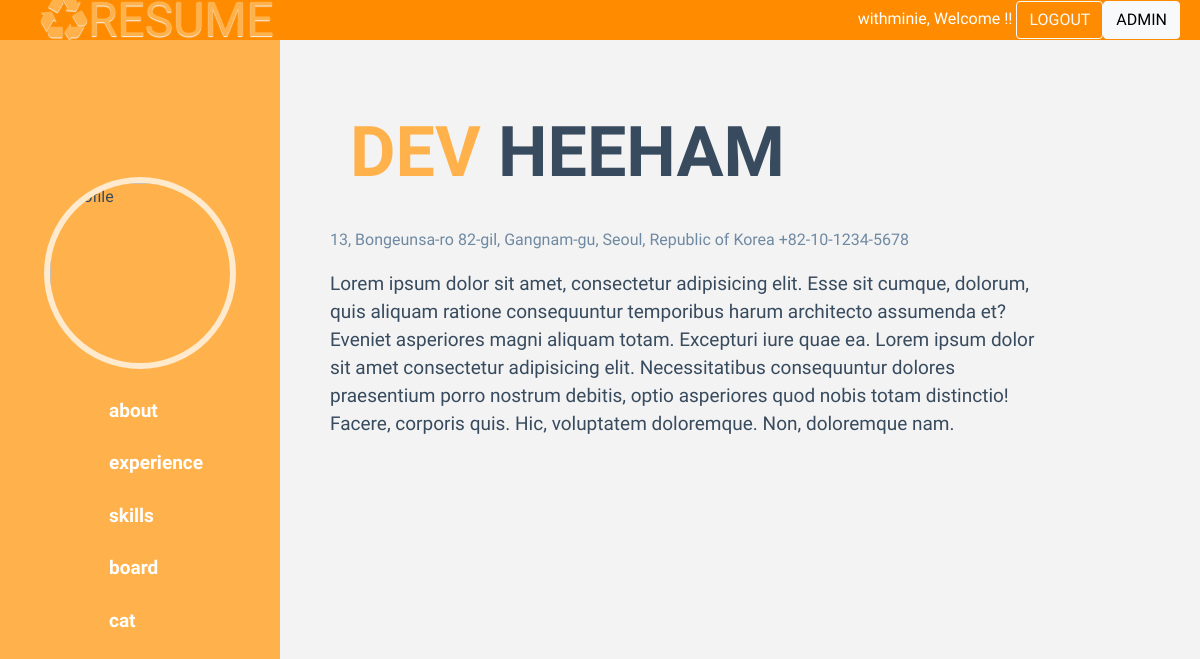
The app's page / (signed in) with its own data.
### main/models.py (models this page shows, shortened)
class Menu (models.Model):
    name = models.CharField(max_length=10)
    link = models.CharField(max_length=100)
    body = models.TextField(null=True)

### main/views.py (the view)
# urls.py: path('', views.index, name="index"),
def index(request):
    inner = Menu.objects.get(name = "about")
    global menu
    context = {
        'menu' : menu,
        'body' : inner.body,
    }
    return render(request, 'main/index.html', context)

### main/templates/main/index.html
{%extends 'main/base.html'%}
{%load static%}
{%block contents%}
    {{ body|safe }}
{%endblock%}

### main/templates/main/base.html (shortened to what this page needs)
{%load static%}
<html lang="ko">
<head>
  <link href="https://cdn.jsdelivr.net/npm/bootstrap@5.0.0-beta2/dist/css/bootstrap.min.css" rel="stylesheet">
  <link rel="stylesheet" href="{% static 'main/style.css' %}">
</head>
<body>
  <div id="loginbar">
    <div><h1 class="logo" >♻RESUME</h1></div>
    <div style='display: flex;'>
    {% if user.is_authenticated %}
      <form method="POST" action="{% url 'accounts:logout' %}">
        {{ user.get_username }}, Welcome !!
          <button type="submit" class="btn btn-outline-light">LOGOUT</button>
          </form>
          {%if user.is_superuser%}
          <a href="/admin"><button action="button" class="btn btn-light">ADMIN</button></a>
          {%endif%}
        {%endif%}
        </div>
  </div>
<div id="resume_container">
  <div class="navbar">
    <img id="profile" src="https://encrypted-tbn0.gstatic.com/images?q=tbn:ANd9GcRbCsHf5uBlOOhD8eHe_fs6utEl8zYzgx6l4Q&usqp=CAU" alt="Profile">
    <ul class="resume_links">
      {%for i in menu%}
      <li class="resume_link"><a href="/{{i.link}}">{{i.name}}</a></li>
      {%endfor%}
    </ul>
  </div>
  <div class="resume_sections">
    <div class="resume_section">
      {%block contents%}
      {%endblock%}
    </div>
  </div>
</div>
</body>
</html>

### main/static/main/style.css (style rules this page uses)
* { padding: 0; margin: 0; box-sizing: border-box; }
#resume_container { display: flex; font-family: "Archivo Black", sans-serif; color: #384b5e; background-color: #f3f3f3; height: calc(100vh - 40px); }
.navbar { width: 280px; height: calc(100vh -40px); background-color: #ffb24b; display: flex; flex-direction: column; justify-content: center; align-items: center; }
.resume_sections { width: calc(100% - 280px); height: calc(100vh- 40px); overflow: scroll; }
#profile { width: 192px; height: 192px; object-fit: cover; border-radius: 50%; border: 6px solid #ffeacd; margin-bottom: 16px; }
a { text-decoration: none; }
.resume_links { list-style-type: none; }
.resume_link { font-size: 19px; font-weight: bolder; padding: 12px 0px; }
.resume_link a { color: white; }
.resume_section { display: flex; flex-direction: column; justify-content: center; padding: 50px; width: 90%; }
.highlight { color: #ffb24b; }
h1 { font-size: 70px; margin: 20px; }
h1.section-title { font-weight: bolder; margin-bottom: 32px; }
.section-sub-desc { color: #6f89a2; line-height: 28px; }
.section-desc { padding: 16px 0px; font-size: 19px; line-height: 28px; }
.section-icons { font-size: 48px; list-style-type: none; display: flex; }
.section-icons li { padding: 10px; }
#loginbar { font-family: "Archivo Black", sans-serif; color:white; font-size: 1rem; background-color: darkorange; display: flex; align-items: center; justify-content:space-between; height: 8px; padding:20px }
.logo { text-shadow: 0px 1px 1px #f3f3f3; color: #ffb24b; font-size: 3rem; }

### records on screen
Menu: name "about", body "DEV HEEHAM 13, Bongeunsa-ro 82-gil, Gangnam-gu, Seoul, Republic of Korea +82-10-1234-5678 Lorem ipsum dolor sit amet, consectetur adipisicing elit. Esse sit cumque, dolorum, quis aliquam ratione consequuntur temporibus harum architecto assumenda et? Eveniet asperiores magni aliquam totam. Excepturi iure quae ea. Lorem ipsum dolor sit amet consectetur adipisicing elit. Necessitatibus consequuntur dolores praesentium porro nostrum debitis, optio asperiores quod nobis totam distinctio! Facere, corporis quis. Hic, voluptatem doloremque. Non, doloremque nam."
Menu: name "experience"
Menu: name "skills"
Menu: name "board"
Menu: name "cat"

### other values on screen
{{ user.get_username }} "withminie"
